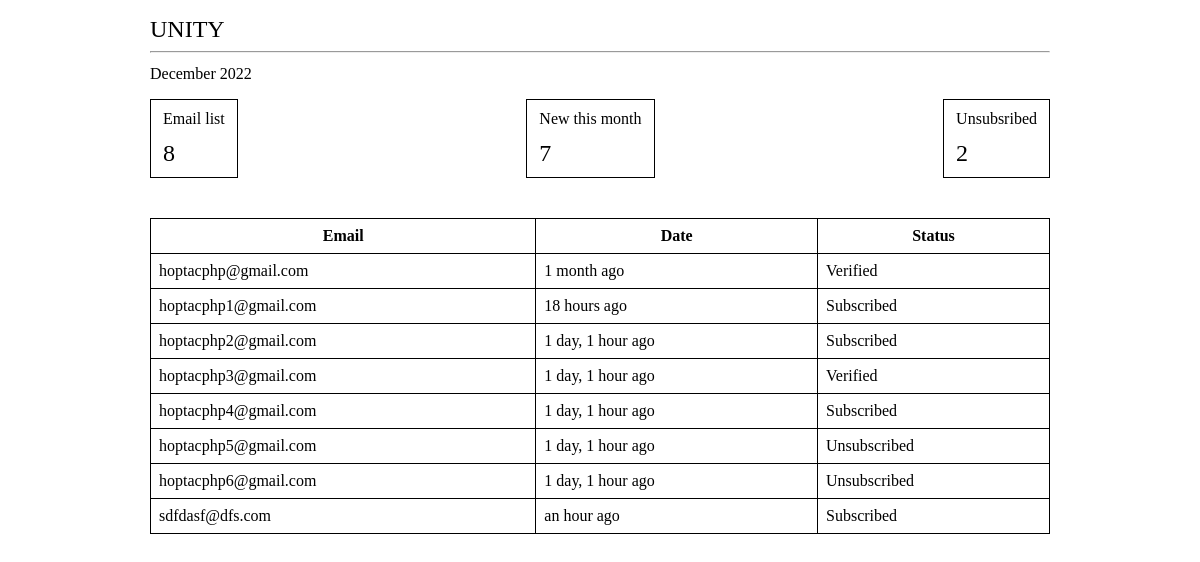
Before: / with the older database file.
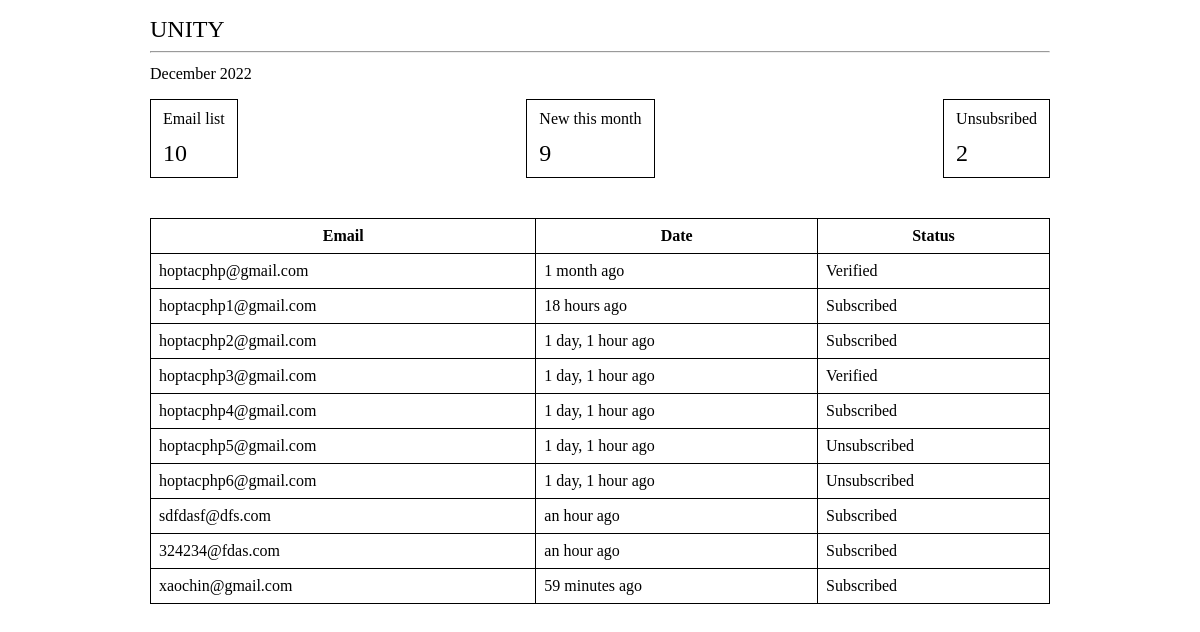
After: the same page with the newer database file.
### unity/models.py (models this page shows)
class Email(models.Model):
    email = models.EmailField(unique=True)
    created_at = models.DateTimeField(auto_now_add=True)
    verified_at = models.DateTimeField(null=True)
    unsubscribed_at = models.DateTimeField(null=True)

### unity_project/views.py (the view)
# urls.py: path("", views.render_home),
def render_home(request):
    today = date.today()
    month_year_formatted = today.strftime("%B %Y")
    emails_subcribed = get_emails_all()
    emails_unsubcribed = get_emails_unsubcribed()
    emails_new = get_emails_new(today.year, today.month)
    context = {
        "month_year": month_year_formatted,
        "emails_subscribed": emails_subcribed["emails_subscribed"],
        "emails_subscribed_count": emails_subcribed["emails_subscribed_count"],
        "emails_new_count": emails_new["emails_new_count"],
        "emails_unsubscribed_count": emails_unsubcribed["emails_unsubscribed_count"],
    }
    return render(request, "home.html", context)

### unity/serializers.py (called while the page is built)
    def get_status(self, object):
        if object.unsubscribed_at:
            return "Unsubscribed"
        elif object.verified_at:
            return "Verified"
        return "Subscribed"

    def get_created_at_humanize(self, object):
        return naturaltime(object.created_at)

### unity_project/helpers/email_utils.py (called while the page is built)
def get_emails_all():
    emails_subscribed = Email.objects.filter()
    emails_serializer = EmailSerializer(emails_subscribed, many=True).data
    return {
        "emails_subscribed": emails_serializer,
        "emails_subscribed_count": emails_subscribed.count(),
    }

def get_emails_unsubcribed():
    emails_unsubscribed = Email.objects.filter(unsubscribed_at__isnull=False)
    return {"emails_unsubscribed_count": emails_unsubscribed.count()}

def get_emails_new(year, month):
    emails_new = Email.objects.filter(created_at__year=year, created_at__month=month)
    return {"emails_new_count": emails_new.count()}

### templates/home.html
{% extends "base.html" %}
{% block content %}
  <div class="container">
     <div class="title">UNITY</div>
     <hr/>
     <div class="month_year">{{month_year}}</div>
     <div class="stats">
        <div class="each-stats">
          <div class="stat-title">Email list</div>
          <div class="count">{{emails_subscribed_count}}</div>
        </div>
        <div class="each-stats">
          <div class="stat-title">New this month</div>
          <div class="count">{{emails_new_count}}</div>
        </div>
        <div class="each-stats">
          <div class="stat-title">Unsubsribed</div>
          <div class="count">{{emails_unsubscribed_count}}</div>
        </div>
     </div>
     <table class="email-list">
      <tr>
        <th>Email</th>
        <th>Date</th>
        <th>Status</th>
      </tr>
      {% for email in emails_subscribed %}
      <tr>
        <td>{{ email.email }}</td>
        <td>{{ email.created_at_humanize }}</td>
        <td>{{ email.status }}</td>
      </tr>
      {% endfor %}
    </table>
  </div>
{% endblock content %}

### templates/base.html (shortened to what this page needs)
{% load static %}
<html>
  <head>
    <link rel="stylesheet" href="{% static 'css/base.css' %}">
  </head>
  <body>
    <div>
      {% block content %}
      {% endblock content %}
    </div>
  </body>
</html>

### static/css/base.css (style rules this page uses)
.container { max-width: 900px; margin: 0 auto; margin-top: 16px; }
.title { font-size: 24px; }
.month_year { margin-top: 12px; margin-bottom: 16px; }
.stats { display: flex; justify-content: space-between; }
.each-stats { border: 1px solid black; padding: 10px 12px; }
.stat-title { margin-bottom: 12px; }
.count { font-size: 24px; }
.email-list { width: 100%; margin-top: 40px; }
table, th, td { border: 1px solid black; border-collapse: collapse; }
th, td { padding: 8px; }

Changed rows visible on the page:
added Email: email "324234@fdas.com"
added Email: email "xaochin@gmail.com"
Other visible differences:
{{ emails_subscribed_count }}: "8" → "10"
{{ emails_new_count }}: "7" → "9"
new list line: "an hour ago Subscribed"
new list line: "59 minutes ago Subscribed"
